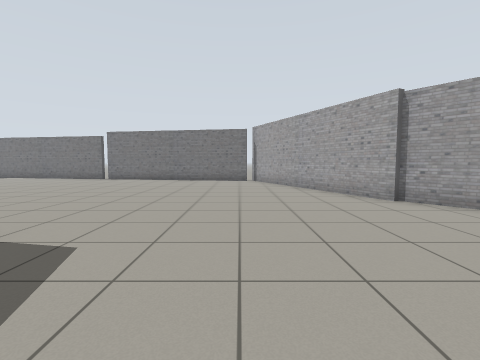
View 1 (above)

19 first-person views from a walk through a robot-simulator world made for Gazebo. The camera is 0.94 m above the floor, tilts 4° down and sees 85° across. The floor is counted in squares, 1 m on a side. Each view is taken from the middle of a square. On the plan, view 1 faces up. The plan holds only what a view shows up to about 11 squares ahead; the rest is blank. The place goes on beyond the plan.

View 2
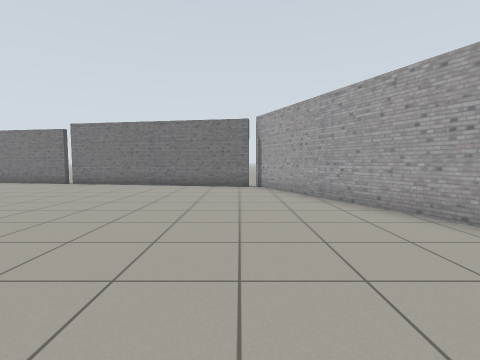

View 3
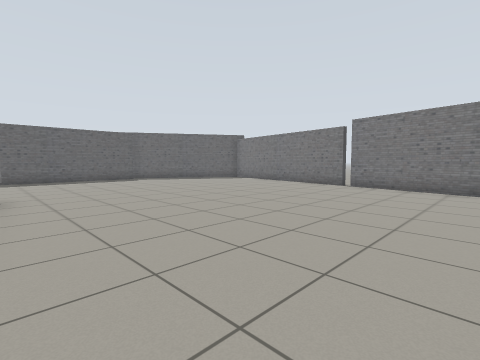

View 4
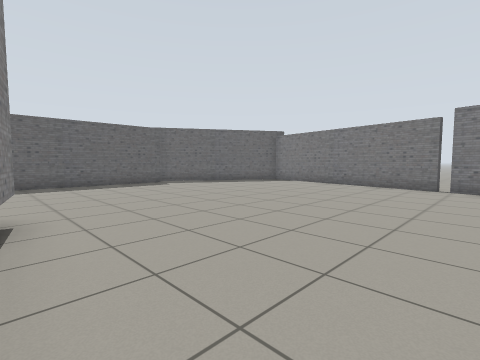

View 5
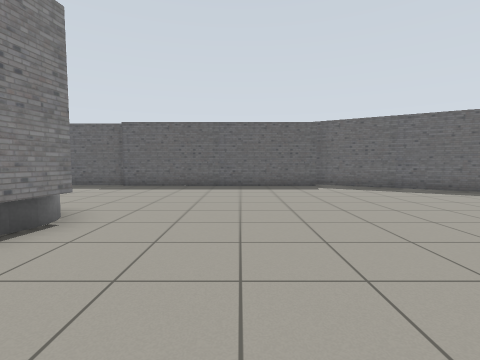

View 6
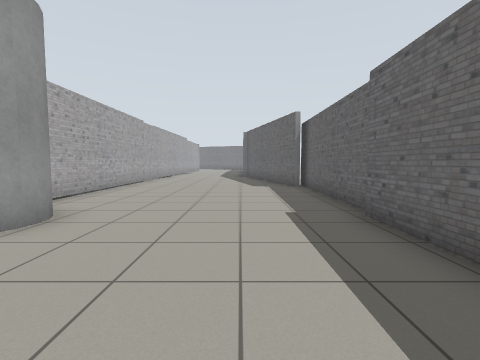

View 7
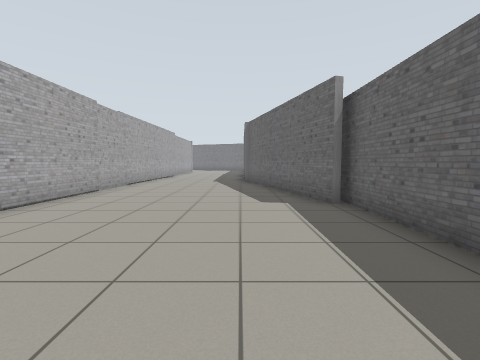

View 8
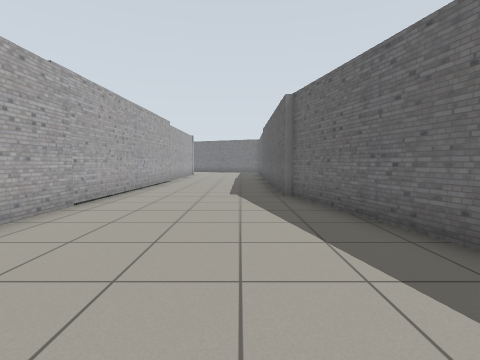

View 9
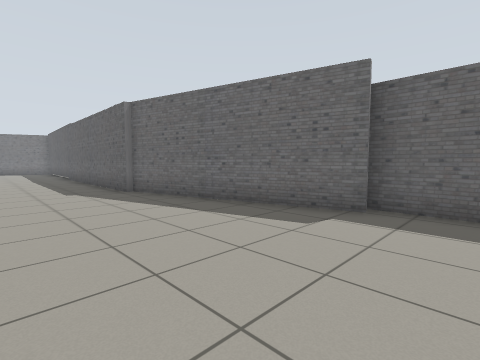

View 10
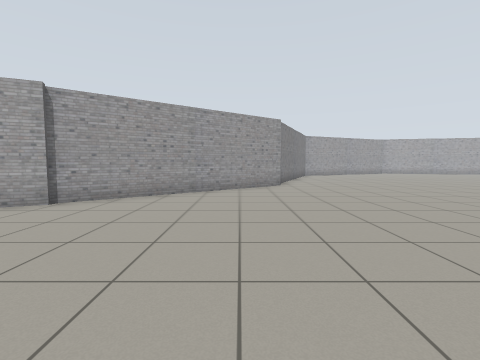

View 11
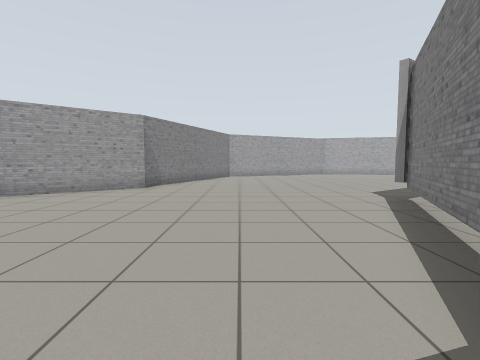

View 12
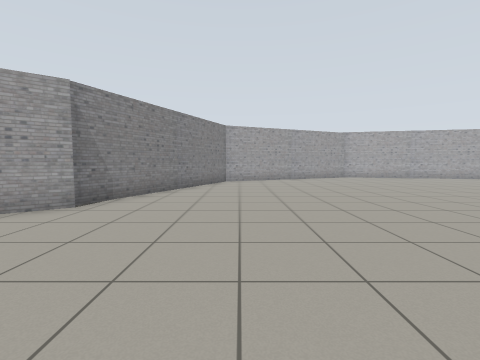

View 13
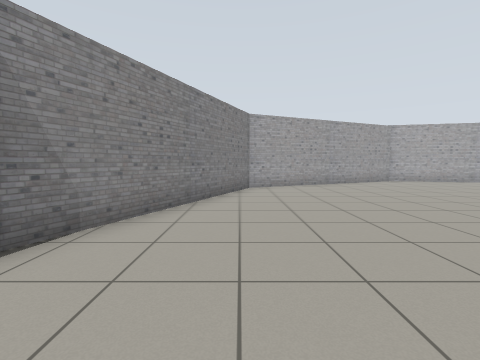

View 14
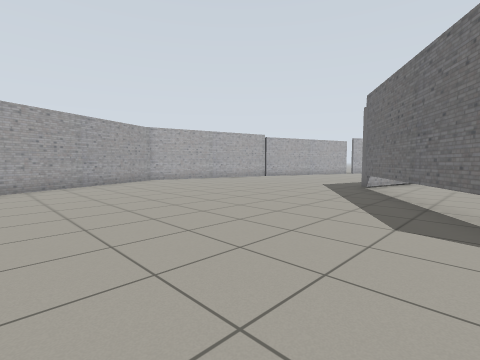

View 15
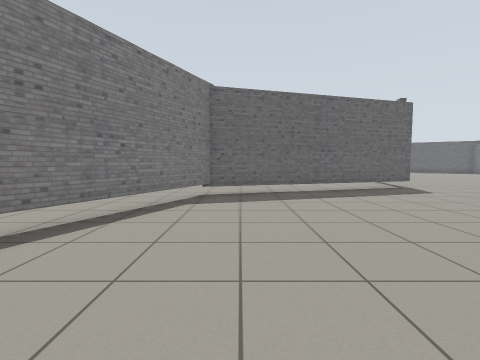

View 16
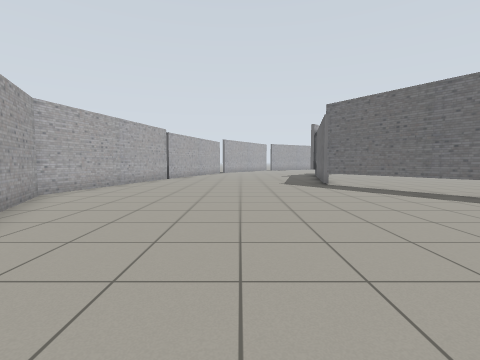

View 17
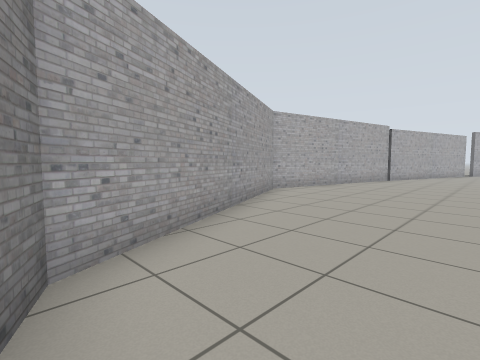

View 18
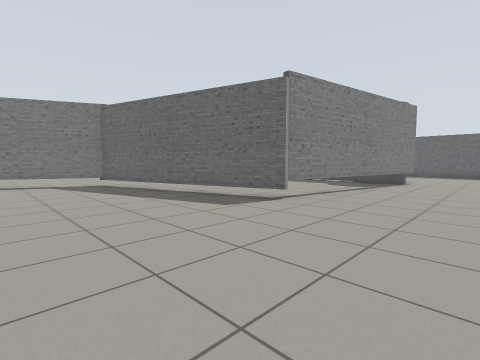

View 19
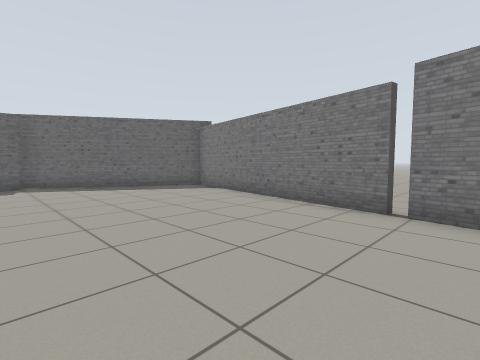

### Floor plan
Key: @ floor where view 1 was taken; # wall or solid block; x gap in a wall; . floor; C grey cylinder; T thing the floor can be seen under or through.
Columns run from 18 left of view 1 to 18 right of it. Each row starts with its distance up from view 1.
 15   #########
 14   #.......#x#####
 13  ##.............####
 12  #.................##
 11  #..................#
 10  #..................##
  9  #...................#
  8  #...................##
  7  #....................#
  6  #....................##
  5  #.....................##
  4  #.....CTTT.............##
  3 ##....C C..TTTT..........#
  2 #......C ......T.........##
  1 #.......# .. ..T..........###
  0 #.......#    ..T..@.........###
 -1 #.......#     . T.............###
 -2 #.......#     ..T...............###
 -3 ##......#     ..T.................#
 -4  #......#     ..TT................##
 -5  #......#     ....TT...............#
 -6  ##.....#       ....TT.............##
 -7   #.....#         ....##............#
 -8   #.....#               T...........#
 -9   #.....#               TT...........
-10   ##....#               .T...........
-11    #....#              ...T.........#
-12   ##....#              ...##........#
-13   #.....#                  #........#

Positions as (right, up) in squares from view 1, and headings:
1: (0, 0), facing up
2: (0, 3), facing up
3: (-3, 4), facing up-left
4: (-6, 4), facing up-left
5: (-7, 7), facing left
6: (-15, 7), facing down
7: (-15, 3), facing down
8: (-14, -2), facing down
9: (-12, -1), facing down-left
10: (-2, 2), facing right
11: (-1, -3), facing right
12: (3, -3), facing right
13: (6, -2), facing right
14: (6, -3), facing down-right
15: (6, -3), facing left
16: (13, -2), facing down
17: (13, -2), facing down-right
18: (2, 7), facing down-left
19: (-6, 9), facing up-left
